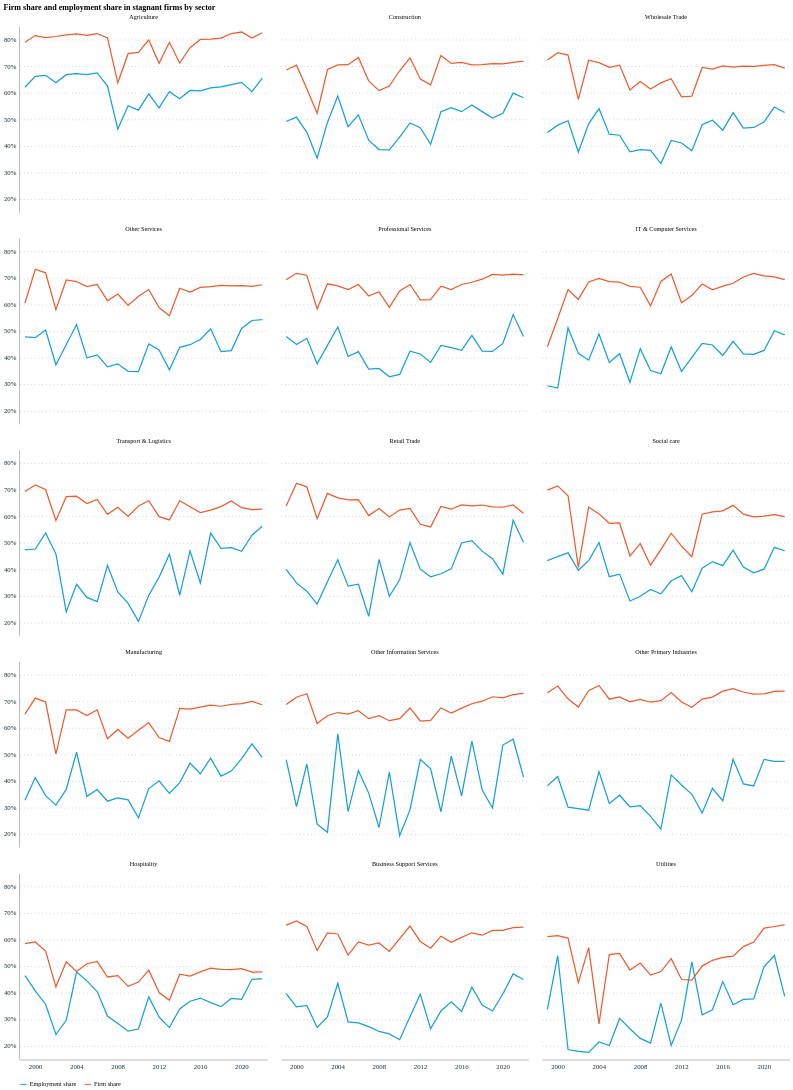

The notebook cell this image was saved under:
### Code cell
# STAGNANT FIRM SHARE AND EMPLOYMENT SHARE BY SECTOR
# 15 categories — faceted by sector, two lines per panel

sector_growth_cats_df2 = growth_cats_df[growth_cats_df['dimension'] == 'Sector'].copy()
sector_growth_cats_df2 = sector_growth_cats_df2[sector_growth_cats_df2['year'] >= 1999]
sector_growth_cats_df2['stagnant_emp_share'] = sector_growth_cats_df2['stagnant_emp'] / sector_growth_cats_df2['employment']
sector_growth_cats_df2['stagnant_firm_share'] = sector_growth_cats_df2['n_stagnant'] / sector_growth_cats_df2['n_incumbents']

max_year = int(sector_growth_cats_df2['year'].max())

# Order sectors by average employment share (highest first)
sector_order2 = (
    sector_growth_cats_df2.groupby('category')['stagnant_emp_share']
    .mean()
    .sort_values(ascending=False)
    .index.tolist()
)

sector_stagnant_long = sector_growth_cats_df2.melt(
    id_vars=['year', 'category'],
    value_vars=['stagnant_emp_share', 'stagnant_firm_share']
).assign(variable=lambda df: df['variable'].map({
    'stagnant_emp_share': 'Employment share',
    'stagnant_firm_share': 'Firm share'
}))

color_scale = alt.Scale(
    domain=['Employment share', 'Firm share'],
    range=[eco_style.pallete['nominal_1'], eco_style.pallete['nominal_5']]
)

line = alt.Chart().mark_line().encode(
    x=alt.X('year:O', axis=alt.Axis(labelExpr="datum.value % 4 == 0 ? datum.label : ''", labelAngle=0, title=None)),
    y=alt.Y('value:Q', axis=alt.Axis(format='%', title=None), scale=alt.Scale(zero=False)),
    color=alt.Color('variable:N', scale=color_scale, legend=alt.Legend(title=None, orient='bottom'))
)

stagnant_sector_chart = alt.layer(line).facet(
    data=sector_stagnant_long,
    facet=alt.Facet('category:N', sort=sector_order2, title=None),
    columns=3
).properties(title='Firm share and employment share in stagnant firms by sector')

stagnant_sector_chart

### Figure 1 — Vega-Lite specification as saved in the notebook (floating-point values rounded to 4 significant figures; data arrays with more than 128 entries replaced by an {"elided": "..."} marker saying what was removed)
{"config": {"font": "Circular Std", "mark": {"line": {"interpolate": "linear"}}, "view": {"stroke": "transparent", "width": 400, "height": 300}, "range": {"category": ["#179fdb", "#e6224b", "#f4c245", "#122b39", "#eb5c2e", "#36b7b4"], "diverging": ["#E6224B", "#E54753", "#C9C9C9", "#179FDB", "#122B39"], "heatmap": ["#C9C9C9", "#179FDB", "#0063AF", "#122B39"], "ordinal": ["#00A767", "#36B7B4", "#179FDB", "#0063AF", "#243B5A"]}, "axisX": {"labelColor": "#122b39", "tickColor": "#122b39", "domainColor": "#122b39", "domainOpacity": 0.5, "gridOpacity": 0, "labelFont": "Circular Std", "labelAngle": 0, "labelAlign": "center", "labelFontSize": 11, "labelPadding": 5, "tickCount": 10, "tickSize": 0, "title": ""}, "axisY": {"labelColor": "#122b39", "labelFont": "Circular Std", "tickColor": "#122b39", "domainColor": "#122b39", "gridColor": "#122b39", "gridDash": [1, 5], "gridOpacity": 0.5, "labelPadding": 5, "labelFontSize": 11, "domainOpacity": 0.5, "tickSize": 0, "title": null, "titleAlign": "left", "titleAngle": 0, "titleBaseline": "bottom", "titleColor": "#122b39", "titleOpacity": 0.9, "titleX": 0, "titleY": -7}}, "data": {"name": "data-891cd76aafa82193cfdc53d93cdb3c04"}, "facet": {"field": "category", "sort": ["Agriculture", "Construction", "Wholesale Trade", "Other Services", "Professional Services", "IT & Computer Services", "Transport & Logistics", "Retail Trade", "Social care", "Manufacturing", "Other Information Services", "Other Primary Industries", "Hospitality", "Business Support Services", "Utilities"], "title": null, "type": "nominal"}, "spec": {"layer": [{"mark": {"type": "line"}, "encoding": {"color": {"field": "variable", "legend": {"orient": "bottom", "title": null}, "scale": {"domain": ["Employment share", "Firm share"], "range": ["#179fdb", "#eb5c2e"]}, "type": "nominal"}, "x": {"axis": {"labelAngle": 0, "labelExpr": "datum.value % 4 == 0 ? datum.label : ''", "title": null}, "field": "year", "type": "ordinal"}, "y": {"axis": {"format": "%", "title": null}, "field": "value", "scale": {"zero": false}, "type": "quantitative"}}}]}, "columns": 3, "title": "Firm share and employment share in stagnant firms by sector", "$schema": "https://vega.github.io/schema/vega-lite/v5.20.1.json", "datasets": {"data-891cd76aafa82193cfdc53d93cdb3c04": {"elided": "720 records"}}}
